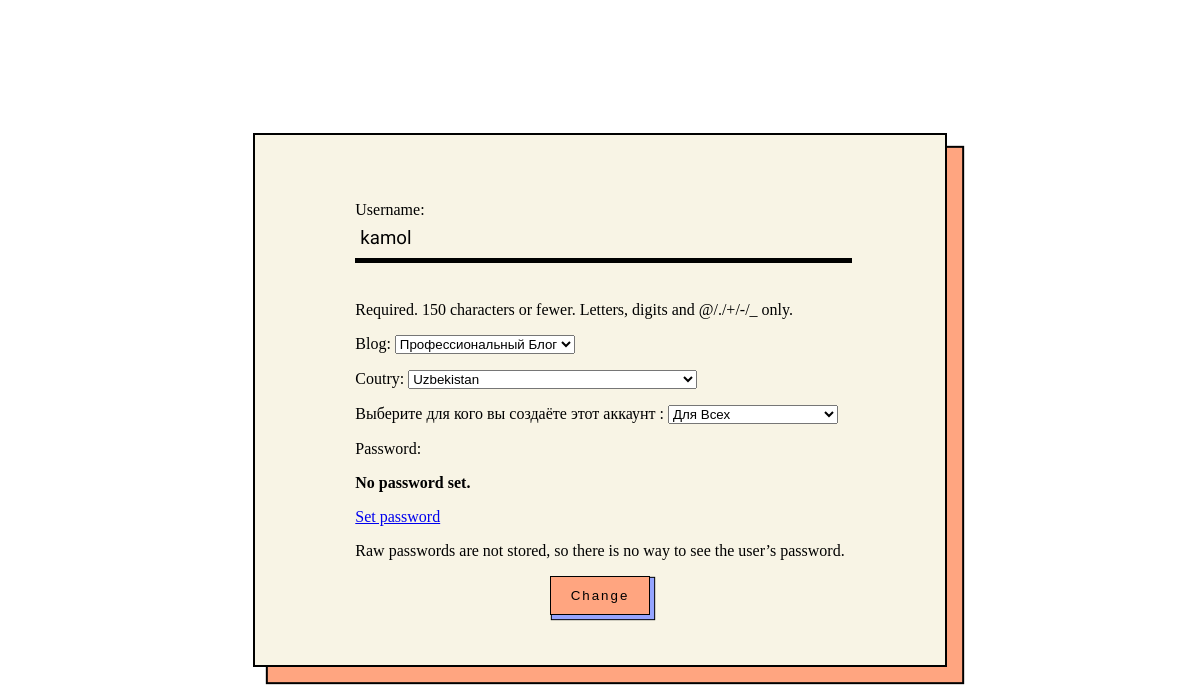
The page /profile_componenets_change/ (signed in) on the database its author committed.
### app/models.py (models this page shows)
class  CustomUser(AbstractUser):
    user = models.ForeignKey(settings.AUTH_USER_MODEL, on_delete = models.CASCADE, null=True)
    profile_photo = models.ImageField(upload_to='user_profile_photo/')
    subscribe = models.ManyToManyField(settings.AUTH_USER_MODEL, related_name='follow_to_user')
    coutry = CountryField()
    blog = models.CharField(max_length=80, choices=BlogType)
    account_type = models.CharField(max_length=50, verbose_name='выберите для кого вы создаёте этот аккаунт ' , choices=AccountType)

### app/views.py (the view)
# urls.py: path('profile_componenets_change/', UpdateUserProfile.as_view(), name='profile_change'),
class UpdateUserProfile(LoginRequiredMixin, UpdateView):
    template_name = 'uplouds/profile_update.html'
    form_class = ProfileComponentsChange
    model = CustomUser
    success_url = reverse_lazy('user_profile')
    @method_decorator(login_required)
    def dispatch(self, request, *args, **kwargs):
        return super().dispatch(request, *args, **kwargs)
    def get_object(self, queryset = None):
        return self.request.user

### app/forms.py
class ProfileComponentsChange(UserChangeForm):
    class Meta(UserChangeForm.Meta):
        model = CustomUser
        fields = ['username', 'blog', 'coutry', 'account_type']

### app/templates/uplouds/profile_update.html (shortened to what this page needs)
<!DOCTYPE html>
<html lang="en">
<head>
</head>
<body>
    <div class="contact-us">
        <form method="POST">
            {{ form.as_p }}
            <button type="submit">Change</button>
        </form>
    </div>
</body>
</html>

### app/templates/uplouds/profile_update.html (style rules this page uses)
body { background: url("https://s3-us-west-2.amazonaws.com/s.cdpn.io/38816/image-from-rawpixel-id-2210775-jpeg.jpg") center center no-repeat; background-size: cover; width: 100vw; height: 100vh; display: grid; align-items: center; justify-items: center; margin: 0; padding: 0; }
.contact-us { background: #f8f4e5; padding: 50px 100px; border: 2px solid rgba(0, 0, 0, 1); box-shadow: 15px 15px 1px #ffa580, 15px 15px 1px 2px rgba(0, 0, 0, 1); }
.contact-us input { display: block; width: 100%; font-size: 14pt; line-height: 28pt; font-family: 'Fjalla One'; margin-bottom: 28pt; border: none; border-bottom: 5px solid rgba(0, 0, 0, 1); background: #f8f4e5; min-width: 250px; padding-left: 5px; outline: none; color: rgba(0, 0, 0, 1); }
.contact-us button { display: block; margin: 0 auto; line-height: 28pt; padding: 0 20px; background: #ffa580; letter-spacing: 2px; transition: .2s all ease-in-out; outline: none; border: 1px solid rgba(0, 0, 0, 1); box-shadow: 3px 3px 1px 1px #95a4ff, 3px 3px 1px 2px rgba(0, 0, 0, 1); }

### rows shown on the page
CustomUser: username "kamol", blog "Профессиональный Блог", coutry "Uzbekistan", account_type "Для Всех"
